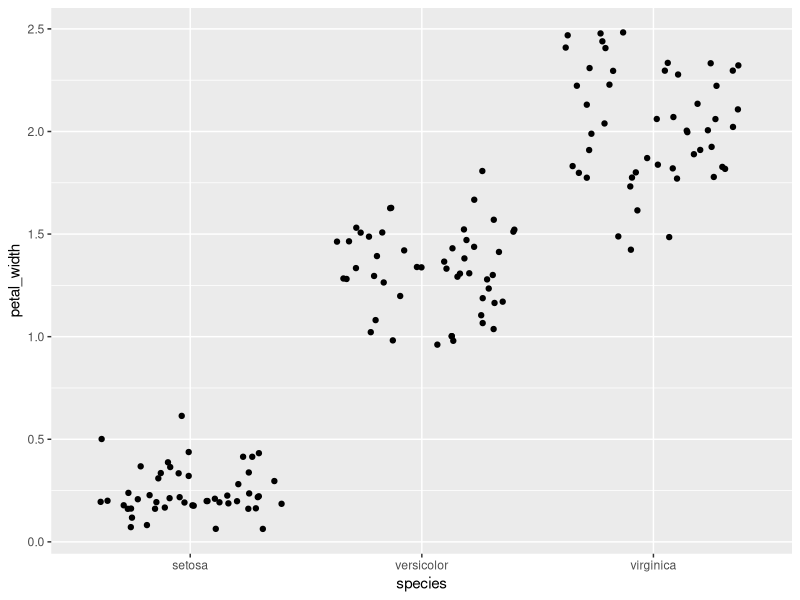
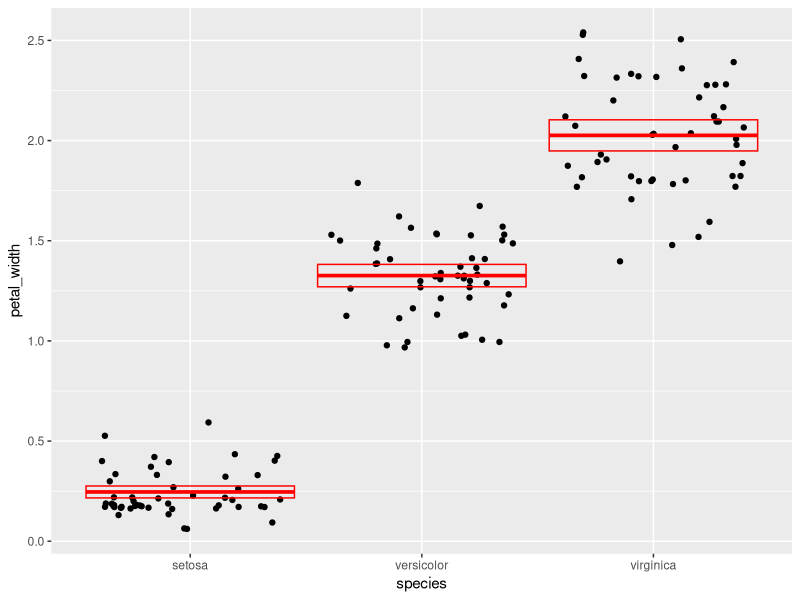
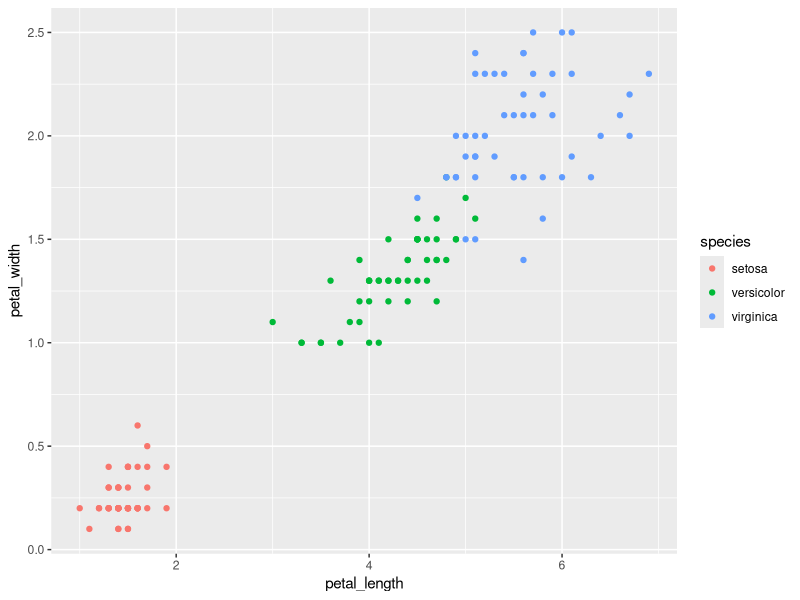

Write the R code that produced these figures, in order.


# load packages -----------------------------------------------------------

library(tidyverse)


# read data ---------------------------------------------------------------

iris
iris <- as_tibble(iris)
iris

# question 1 --------------------------------------------------------------

question1_table <- rename (iris, sepal_length = Sepal.Length, sepal_width = Sepal.Width, petal_length = Petal.Length, petal_width = Petal.Width, species = Species)

question1_table

# question 2 --------------------------------------------------------------

question2_table <- mutate(question1_table,sepal_length_cm = sepal_length/10, sepal_width_cm = sepal_width/10, petal_length_cm = petal_length/10, petal_width_cm = petal_width/10 ) 

question2_table


# question 3 --------------------------------------------------------------

t3 <- mutate(question2_table, sepal_area = sepal_length * sepal_width, petal_area = petal_length * petal_width )

question3_table <- select(t3, sepal_area, petal_area, species)

question3_table


# question 4 --------------------------------------------------------------

t4 <- select(question1_table, sepal_length)

question4_table <-summarize( t4,sampl_size = n(),
    max_value = max(sepal_length),
    min_value = min(sepal_length), 
    range = max_value - min_value,
    median = median(sepal_length),
    q1 = quantile(sepal_length, probs = 0.25),
    q2 = quantile(sepal_length, probs = 0.75),
    IQR =  IQR(sepal_length)
  )

question4_table


# question 5 --------------------------------------------------------------

iris_grouped <- question1_table %>% group_by(species)%>%
  summarize(
    sample_size = n(),
    mean = mean(petal_width),
    standar_deviation = sd(petal_width),
    variance = var(petal_width), 
    sem = standar_deviation/sqrt(sample_size),
    ci_upper_limit = mean + 2 * sem,
    ci_lower_limit = mean - 2 * sem
  )

iris_grouped


# question 6 --------------------------------------------------------------

tab_6 <- select(question1_table, species , petal_width)

tab_6

ggplot(data = question1_table) +
  geom_jitter(mapping = aes(x = species, y = petal_width))


# question 7 --------------------------------------------------------------

ggplot(data =question1_table) +
  geom_jitter(mapping = aes(x = species, y = petal_width)) +
  geom_crossbar(
    data = iris_grouped, 
    mapping = aes(x = species, y = mean, ymax = ci_upper_limit, 
                  ymin = ci_lower_limit),
    color = "red"
  )


# question 8 --------------------------------------------------------------

ggplot(data = question1_table ) +
  geom_point(mapping = aes(x = petal_length, y =petal_width , color = species))
          























